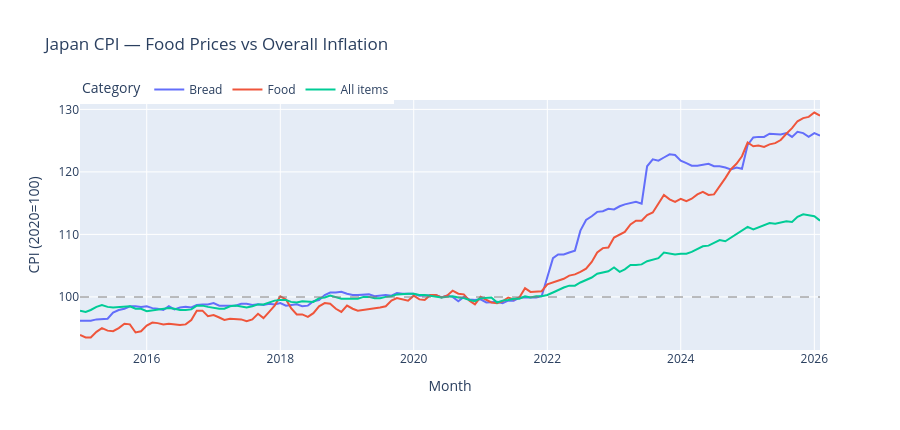

Source (notebook cell):
### Code cell
cpi_compare = cpi_modern[
    cpi_modern["item_name"].isin(["All items", "Food", "Bread"])
].copy()

fig3 = px.line(
    cpi_compare,
    x="date",
    y="cpi_value",
    color="item_name",
    title="Japan CPI — Food Prices vs Overall Inflation",
    labels={"cpi_value": "CPI (2020=100)",
            "date":      "Month",
            "item_name": "Category"}
)

fig3.add_hline(y=100, line_dash="dash",
               line_color="gray", opacity=0.5)

fig3.update_layout(height=430,
    legend=dict(orientation="h", y=1.1))
fig3.show()

### Figure 1 — Plotly figure (JSON) as saved in the notebook; plotly's stock layout.template omitted (floating-point values rounded to 4 significant figures; data arrays with more than 128 entries replaced by an {"elided": "..."} marker saying what was removed)
{"data": [{"hovertemplate": "Category=Bread<br>Month=%{x}<br>CPI (2020=100)=%{y}<extra></extra>", "legendgroup": "Bread", "line": {"color": "#636efa", "dash": "solid"}, "marker": {"symbol": "circle"}, "mode": "lines", "name": "Bread", "orientation": "v", "showlegend": true, "type": "scatter", "x": {"elided": "134 str values"}, "xaxis": "x", "y": {"elided": "134 float values"}, "yaxis": "y"}, {"hovertemplate": "Category=Food<br>Month=%{x}<br>CPI (2020=100)=%{y}<extra></extra>", "legendgroup": "Food", "line": {"color": "#EF553B", "dash": "solid"}, "marker": {"symbol": "circle"}, "mode": "lines", "name": "Food", "orientation": "v", "showlegend": true, "type": "scatter", "x": {"elided": "134 str values"}, "xaxis": "x", "y": {"elided": "134 float values"}, "yaxis": "y"}, {"hovertemplate": "Category=All items<br>Month=%{x}<br>CPI (2020=100)=%{y}<extra></extra>", "legendgroup": "All items", "line": {"color": "#00cc96", "dash": "solid"}, "marker": {"symbol": "circle"}, "mode": "lines", "name": "All items", "orientation": "v", "showlegend": true, "type": "scatter", "x": {"elided": "134 str values"}, "xaxis": "x", "y": {"elided": "134 float values"}, "yaxis": "y"}], "layout": {"height": 430, "legend": {"orientation": "h", "title": {"text": "Category"}, "tracegroupgap": 0, "y": 1.1}, "shapes": [{"line": {"color": "gray", "dash": "dash"}, "opacity": 0.5, "type": "line", "x0": 0, "x1": 1, "xref": "x domain", "y0": 100, "y1": 100, "yref": "y"}], "title": {"text": "Japan CPI — Food Prices vs Overall Inflation"}, "xaxis": {"anchor": "y", "domain": [0, 1], "title": {"text": "Month"}}, "yaxis": {"anchor": "x", "domain": [0, 1], "title": {"text": "CPI (2020=100)"}}}}
